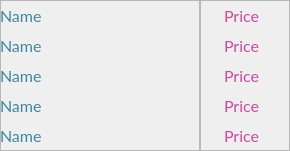
   <widget class="QFrame" name="frame_30">
    <property name="geometry">
     <rect>
      <x>10</x>
      <y>810</y>
      <width>290</width>
      <height>151</height>
     </rect>
    </property>
    <property name="font">
     <font>
      <family>Lato</family>
      <pointsize>12</pointsize>
      <weight>50</weight>
      <italic>false</italic>
      <bold>false</bold>
     </font>
    </property>
    <property name="styleSheet">
     <string notr="true">font: 12pt &quot;Lato&quot;;</string>
    </property>
    <property name="frameShape">
     <enum>QFrame::StyledPanel</enum>
    </property>
    <property name="frameShadow">
     <enum>QFrame::Raised</enum>
    </property>
    <widget class="QFrame" name="frame_31">
     <property name="geometry">
      <rect>
       <x>0</x>
       <y>0</y>
       <width>201</width>
       <height>151</height>
      </rect>
     </property>
     <property name="font">
      <font>
       <family>Lato</family>
       <pointsize>12</pointsize>
       <weight>50</weight>
       <italic>false</italic>
       <bold>false</bold>
      </font>
     </property>
     <property name="styleSheet">
      <string notr="true">color: rgba(60, 135, 156, 1);</string>
     </property>
     <property name="frameShape">
      <enum>QFrame::StyledPanel</enum>
     </property>
     <property name="frameShadow">
      <enum>QFrame::Raised</enum>
     </property>
     <widget class="QLabel" name="name_55">
      <property name="geometry">
       <rect>
        <x>0</x>
        <y>0</y>
        <width>201</width>
        <height>31</height>
       </rect>
      </property>
      <property name="font">
       <font>
        <family>Lato</family>
        <pointsize>12</pointsize>
        <weight>50</weight>
        <italic>false</italic>
        <bold>false</bold>
       </font>
      </property>
      <property name="text">
       <string>Name</string>
      </property>
     </widget>
     <widget class="QLabel" name="name_56">
      <property name="geometry">
       <rect>
        <x>0</x>
        <y>30</y>
        <width>201</width>
        <height>31</height>
       </rect>
      </property>
      <property name="font">
       <font>
        <family>Lato</family>
        <pointsize>12</pointsize>
        <weight>50</weight>
        <italic>false</italic>
        <bold>false</bold>
       </font>
      </property>
      <property name="text">
       <string>Name</string>
      </property>
     </widget>
     <widget class="QLabel" name="name_58">
      <property name="geometry">
       <rect>
        <x>0</x>
        <y>90</y>
        <width>201</width>
        <height>31</height>
       </rect>
      </property>
      <property name="font">
       <font>
        <family>Lato</family>
        <pointsize>12</pointsize>
        <weight>50</weight>
        <italic>false</italic>
        <bold>false</bold>
       </font>
      </property>
      <property name="text">
       <string>Name</string>
      </property>
     </widget>
     <widget class="QLabel" name="name_57">
      <property name="geometry">
       <rect>
        <x>0</x>
        <y>60</y>
        <width>201</width>
        <height>31</height>
       </rect>
      </property>
      <property name="font">
       <font>
        <family>Lato</family>
        <pointsize>12</pointsize>
        <weight>50</weight>
        <italic>false</italic>
        <bold>false</bold>
       </font>
      </property>
      <property name="text">
       <string>Name</string>
      </property>
     </widget>
     <widget class="QLabel" name="name_59">
      <property name="geometry">
       <rect>
        <x>0</x>
        <y>120</y>
        <width>201</width>
        <height>31</height>
       </rect>
      </property>
      <property name="font">
       <font>
        <family>Lato</family>
        <pointsize>12</pointsize>
        <weight>50</weight>
        <italic>false</italic>
        <bold>false</bold>
       </font>
      </property>
      <property name="text">
       <string>Name</string>
      </property>
     </widget>
    </widget>
    <widget class="QFrame" name="frame_32">
     <property name="geometry">
      <rect>
       <x>199</x>
       <y>0</y>
       <width>91</width>
       <height>151</height>
      </rect>
     </property>
     <property name="font">
      <font>
       <family>Lato</family>
       <pointsize>12</pointsize>
       <weight>50</weight>
       <italic>false</italic>
       <bold>false</bold>
      </font>
     </property>
     <property name="layoutDirection">
      <enum>Qt::RightToLeft</enum>
     </property>
     <property name="styleSheet">
      <string notr="true">color: rgba(203, 74, 158, 1);</string>
     </property>
     <property name="frameShape">
      <enum>QFrame::StyledPanel</enum>
     </property>
     <property name="frameShadow">
      <enum>QFrame::Raised</enum>
     </property>
     <widget class="QLabel" name="price_55">
      <property name="geometry">
       <rect>
        <x>0</x>
        <y>0</y>
        <width>60</width>
        <height>31</height>
       </rect>
      </property>
      <property name="font">
       <font>
        <family>Lato</family>
        <pointsize>12</pointsize>
        <weight>50</weight>
        <italic>false</italic>
        <bold>false</bold>
       </font>
      </property>
      <property name="text">
       <string>Price</string>
      </property>
      <property name="alignment">
       <set>Qt::AlignRight|Qt::AlignTrailing|Qt::AlignVCenter</set>
      </property>
     </widget>
     <widget class="QLabel" name="label_201">
      <property name="geometry">
       <rect>
        <x>60</x>
        <y>0</y>
        <width>32</width>
        <height>32</height>
       </rect>
      </property>
      <property name="styleSheet">
       <string notr="true">border-image: url(:/newPrefix/PlatIcon.png);</string>
      </property>
      <property name="text">
       <string/>
      </property>
     </widget>
     <widget class="QLabel" name="label_202">
      <property name="geometry">
       <rect>
        <x>60</x>
        <y>30</y>
        <width>32</width>
        <height>32</height>
       </rect>
      </property>
      <property name="styleSheet">
       <string notr="true">border-image: url(:/newPrefix/PlatIcon.png);</string>
      </property>
      <property name="text">
       <string/>
      </property>
     </widget>
     <widget class="QLabel" name="price_56">
      <property name="geometry">
       <rect>
        <x>0</x>
        <y>30</y>
        <width>60</width>
        <height>31</height>
       </rect>
      </property>
      <property name="font">
       <font>
        <family>Lato</family>
        <pointsize>12</pointsize>
        <weight>50</weight>
        <italic>false</italic>
        <bold>false</bold>
       </font>
      </property>
      <property name="text">
       <string>Price</string>
      </property>
      <property name="alignment">
       <set>Qt::AlignRight|Qt::AlignTrailing|Qt::AlignVCenter</set>
      </property>
     </widget>
     <widget class="QLabel" name="price_58">
      <property name="geometry">
       <rect>
        <x>0</x>
        <y>90</y>
        <width>60</width>
        <height>31</height>
       </rect>
      </property>
      <property name="font">
       <font>
        <family>Lato</family>
        <pointsize>12</pointsize>
        <weight>50</weight>
        <italic>false</italic>
        <bold>false</bold>
       </font>
      </property>
      <property name="text">
       <string>Price</string>
      </property>
      <property name="alignment">
       <set>Qt::AlignRight|Qt::AlignTrailing|Qt::AlignVCenter</set>
      </property>
     </widget>
     <widget class="QLabel" name="label_205">
      <property name="geometry">
       <rect>
        <x>60</x>
        <y>60</y>
        <width>32</width>
        <height>32</height>
       </rect>
      </property>
      <property name="styleSheet">
       <string notr="true">border-image: url(:/newPrefix/PlatIcon.png);</string>
      </property>
      <property name="text">
       <string/>
      </property>
     </widget>
     <widget class="QLabel" name="label_206">
      <property name="geometry">
       <rect>
        <x>60</x>
        <y>90</y>
        <width>32</width>
        <height>32</height>
       </rect>
      </property>
      <property name="styleSheet">
       <string notr="true">border-image: url(:/newPrefix/PlatIcon.png);</string>
      </property>
      <property name="text">
       <string/>
      </property>
     </widget>
     <widget class="QLabel" name="price_57">
      <property name="geometry">
       <rect>
        <x>0</x>
        <y>60</y>
        <width>60</width>
        <height>31</height>
       </rect>
      </property>
      <property name="font">
       <font>
        <family>Lato</family>
        <pointsize>12</pointsize>
        <weight>50</weight>
        <italic>false</italic>
        <bold>false</bold>
       </font>
      </property>
      <property name="text">
       <string>Price</string>
      </property>
      <property name="alignment">
       <set>Qt::AlignRight|Qt::AlignTrailing|Qt::AlignVCenter</set>
      </property>
     </widget>
     <widget class="QLabel" name="label_209">
      <property name="geometry">
       <rect>
        <x>60</x>
        <y>120</y>
        <width>32</width>
        <height>32</height>
       </rect>
      </property>
      <property name="styleSheet">
       <string notr="true">border-image: url(:/newPrefix/PlatIcon.png);</string>
      </property>
      <property name="text">
       <string/>
      </property>
     </widget>
     <widget class="QLabel" name="price_59">
      <property name="geometry">
       <rect>
        <x>0</x>
        <y>120</y>
        <width>60</width>
        <height>31</height>
       </rect>
      </property>
      <property name="font">
       <font>
        <family>Lato</family>
        <pointsize>12</pointsize>
        <weight>50</weight>
        <italic>false</italic>
        <bold>false</bold>
       </font>
      </property>
      <property name="text">
       <string>Price</string>
      </property>
      <property name="alignment">
       <set>Qt::AlignRight|Qt::AlignTrailing|Qt::AlignVCenter</set>
      </property>
     </widget>
    </widget>
   </widget>
